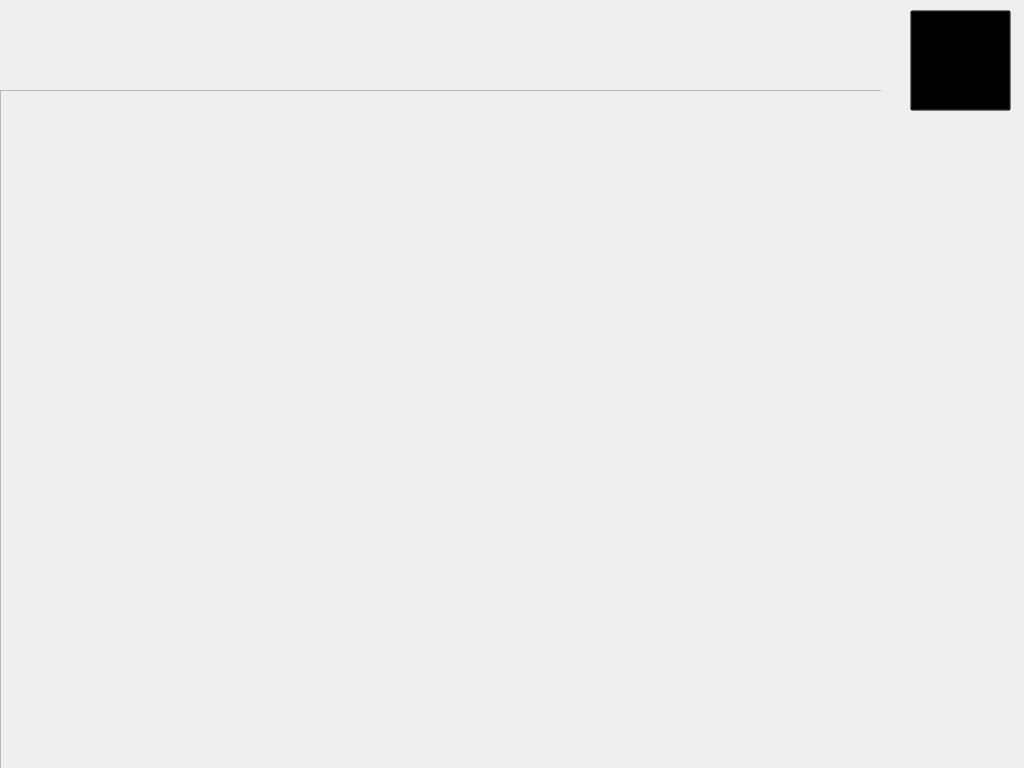
<?xml version="1.0" encoding="UTF-8"?>
<ui version="4.0">
 <class>MainWindow</class>
 <widget class="QMainWindow" name="MainWindow">
  <property name="geometry">
   <rect>
    <x>0</x>
    <y>0</y>
    <width>1024</width>
    <height>768</height>
   </rect>
  </property>
  <property name="contextMenuPolicy">
   <enum>Qt::NoContextMenu</enum>
  </property>
  <property name="windowTitle">
   <string>MainWindow</string>
  </property>
  <property name="styleSheet">
   <string notr="true"/>
  </property>
  <widget class="QWidget" name="centralWidget">
   <widget class="QStackedWidget" name="stackedWidget">
    <property name="geometry">
     <rect>
      <x>0</x>
      <y>80</y>
      <width>881</width>
      <height>691</height>
     </rect>
    </property>
    <property name="styleSheet">
     <string notr="true"/>
    </property>
    <property name="currentIndex">
     <number>1</number>
    </property>
    <widget class="QWidget" name="page">
     <widget class="QFrame" name="frame">
      <property name="geometry">
       <rect>
        <x>0</x>
        <y>10</y>
        <width>891</width>
        <height>691</height>
       </rect>
      </property>
      <property name="styleSheet">
       <string notr="true">#frame {background-image: url(:/UI/Frame/背景.png)}</string>
      </property>
      <property name="frameShape">
       <enum>QFrame::StyledPanel</enum>
      </property>
      <property name="frameShadow">
       <enum>QFrame::Raised</enum>
      </property>
     </widget>
    </widget>
    <widget class="QWidget" name="page_2">
     <widget class="QFrame" name="frame_2">
      <property name="geometry">
       <rect>
        <x>0</x>
        <y>10</y>
        <width>891</width>
        <height>681</height>
       </rect>
      </property>
      <property name="styleSheet">
       <string notr="true">#frame_2{background-image: url(:/UI/Frame/参数设置（用户）-01.png);}</string>
      </property>
      <property name="frameShape">
       <enum>QFrame::StyledPanel</enum>
      </property>
      <property name="frameShadow">
       <enum>QFrame::Raised</enum>
      </property>
     </widget>
    </widget>
   </widget>
   <widget class="QWidget" name="widget" native="true">
    <property name="geometry">
     <rect>
      <x>900</x>
      <y>0</y>
      <width>120</width>
      <height>641</height>
     </rect>
    </property>
    <widget class="QPushButton" name="pushButton">
     <property name="geometry">
      <rect>
       <x>10</x>
       <y>10</y>
       <width>101</width>
       <height>101</height>
      </rect>
     </property>
     <property name="cursor">
      <cursorShape>PointingHandCursor</cursorShape>
     </property>
     <property name="styleSheet">
      <string notr="true">#pushButton {background-image: url(:/UI/Frame/系统监控.png);background-color: transparent; }

</string>
     </property>
     <property name="text">
      <string/>
     </property>
    </widget>
   </widget>
  </widget>
 </widget>
 <layoutdefault spacing="6" margin="11"/>
 <resources/>
 <connections/>
 <slots>
  <slot>slot1()</slot>
 </slots>
</ui>
